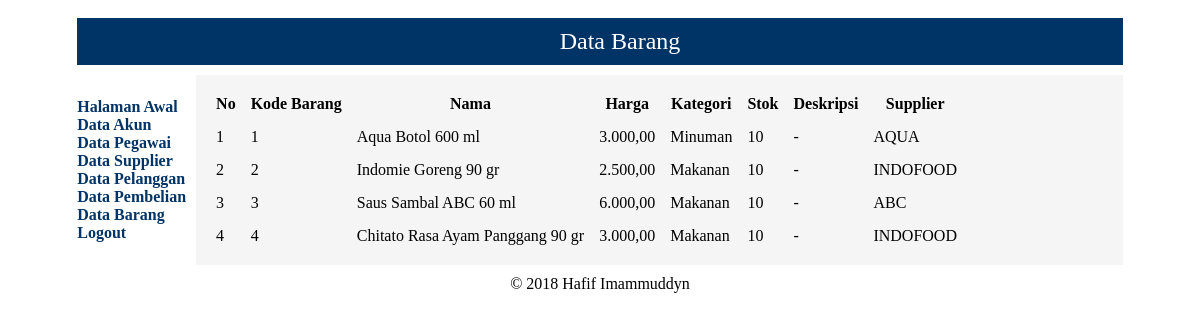
Page /lihat_barang.php (signed in) on the committed database.
### tables this page shows
CREATE TABLE `tb_barang` (
  `kode_barang` int(11) NOT NULL AUTO_INCREMENT,
  `nama_barang` varchar(255) NOT NULL,
  `harga` int(11) NOT NULL,
  `kategori` varchar(50) NOT NULL,
  `jumlah_stok` smallint(6) NOT NULL,
  `deskripsi` varchar(255) DEFAULT NULL,
  `kode_supplier` int(11) NOT NULL,
  PRIMARY KEY (`kode_barang`),
  UNIQUE KEY `nama_barang` (`nama_barang`),
  KEY `kode_supplier` (`kode_supplier`),
  KEY `cari` (`nama_barang`,`harga`,`kategori`,`jumlah_stok`,`deskripsi`),
  CONSTRAINT `tb_barang_ibfk_1` FOREIGN KEY (`kode_supplier`) REFERENCES `tb_supplier` (`kode_supplier`) ON DELETE NO ACTION ON UPDATE NO ACTION
);

CREATE TABLE `tb_supplier` (
  `kode_supplier` int(11) NOT NULL AUTO_INCREMENT,
  `nama_supplier` varchar(150) NOT NULL,
  `alamat` varchar(255) NOT NULL,
  `no_telepon` varchar(15) NOT NULL,
  `email` varchar(50) NOT NULL,
  PRIMARY KEY (`kode_supplier`),
  UNIQUE KEY `nama_supplier` (`nama_supplier`,`email`)
);

### lihat_barang.php (the view, shortened to what this page needs)
<?php
require('mysqli_connect.php');
$q = 'SELECT * FROM tb_barang INNER JOIN tb_supplier ON tb_barang.kode_supplier = tb_supplier.kode_supplier';
$r = @mysqli_query($dbc, $q);
echo '<table border="0" cellpadding="5" cellspacing="5">
  <tr>
    <th>No</th>
    <th>Kode Barang</th>
    <th>Nama</th>
    <th>Harga</th>
    <th>Kategori</th>
    <th>Stok</th>
    <th>Deskripsi</th>
    <th>Supplier</th>
  </tr>';
$no = 1;
while ($row = mysqli_fetch_array($r, MYSQLI_ASSOC)) {
    echo '<tr>
        <td>' . $no . '</td>
        <td>' . $row['kode_barang'] . '</td>
        <td>' . $row['nama_barang'] . '</td>
        <td>' . number_format($row['harga'], 2, ',', '.') . '</td>
        <td>' . $row['kategori'] . '</td>
        <td>' . $row['jumlah_stok'] . '</td>
        <td>' . (empty($row['deskripsi']) ? '-' : $row['deskripsi']) . '</td>
        <td>' .  $row['nama_supplier'] . '</td>
      </tr>';
    $no++;
}
echo '</table>';
?>

### rows in the picture
tb_barang: kode_barang "1", nama_barang "Aqua Botol 600 ml", harga "3.000,00", kategori "Minuman", jumlah_stok "10", kode_supplier.nama_supplier "AQUA"
tb_barang: kode_barang "2", nama_barang "Indomie Goreng 90 gr", harga "2.500,00", kategori "Makanan", jumlah_stok "10", kode_supplier.nama_supplier "INDOFOOD"
tb_barang: kode_barang "3", nama_barang "Saus Sambal ABC 60 ml", harga "6.000,00", kategori "Makanan", jumlah_stok "10", kode_supplier.nama_supplier "ABC"
tb_barang: kode_barang "4", nama_barang "Chitato Rasa Ayam Panggang 90 gr", harga "3.000,00", kategori "Makanan", jumlah_stok "10", kode_supplier.nama_supplier "INDOFOOD"
